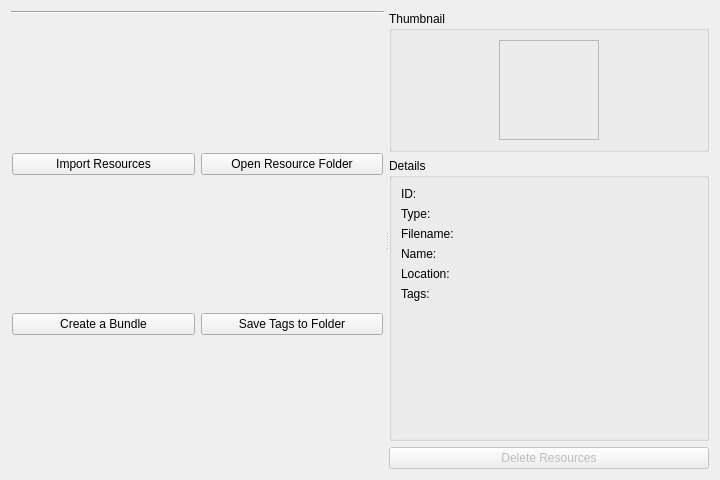
<?xml version="1.0" encoding="UTF-8"?>
<ui version="4.0">
 <class>WdgDlgResourceManager</class>
 <widget class="QWidget" name="WdgDlgResourceManager">
  <property name="geometry">
   <rect>
    <x>0</x>
    <y>0</y>
    <width>720</width>
    <height>480</height>
   </rect>
  </property>
  <property name="minimumSize">
   <size>
    <width>720</width>
    <height>480</height>
   </size>
  </property>
  <layout class="QHBoxLayout" name="horizontalLayout">
   <item>
    <widget class="QSplitter" name="splitter">
     <property name="orientation">
      <enum>Qt::Horizontal</enum>
     </property>
     <property name="handleWidth">
      <number>5</number>
     </property>
     <property name="childrenCollapsible">
      <bool>false</bool>
     </property>
     <widget class="QWidget" name="widget_1" native="true">
      <property name="sizePolicy">
       <sizepolicy hsizetype="Preferred" vsizetype="Preferred">
        <horstretch>0</horstretch>
        <verstretch>0</verstretch>
       </sizepolicy>
      </property>
      <property name="minimumSize">
       <size>
        <width>373</width>
        <height>0</height>
       </size>
      </property>
      <layout class="QVBoxLayout" name="verticalLayout">
       <property name="leftMargin">
        <number>0</number>
       </property>
       <property name="topMargin">
        <number>0</number>
       </property>
       <property name="rightMargin">
        <number>0</number>
       </property>
       <property name="bottomMargin">
        <number>0</number>
       </property>
       <item>
        <layout class="QFormLayout" name="formLayout">
         <property name="sizeConstraint">
          <enum>QLayout::SetDefaultConstraint</enum>
         </property>
         <property name="horizontalSpacing">
          <number>0</number>
         </property>
        </layout>
       </item>
       <item>
        <widget class="Line" name="line">
         <property name="orientation">
          <enum>Qt::Horizontal</enum>
         </property>
        </widget>
       </item>
       <item>
        <widget class="QWidget" name="wdgBundleActions" native="true">
         <layout class="QGridLayout" name="gridLayout">
          <property name="leftMargin">
           <number>1</number>
          </property>
          <property name="topMargin">
           <number>1</number>
          </property>
          <property name="rightMargin">
           <number>1</number>
          </property>
          <property name="bottomMargin">
           <number>1</number>
          </property>
          <item row="0" column="0">
           <widget class="QPushButton" name="btnImportResources">
            <property name="text">
             <string>Import Resources</string>
            </property>
           </widget>
          </item>
          <item row="0" column="1">
           <widget class="QPushButton" name="btnOpenResourceFolder">
            <property name="text">
             <string>Open Resource Folder</string>
            </property>
           </widget>
          </item>
          <item row="1" column="0">
           <widget class="QPushButton" name="btnCreateBundle">
            <property name="text">
             <string>Create a Bundle</string>
            </property>
           </widget>
          </item>
          <item row="1" column="1">
           <widget class="QPushButton" name="btnExtractTagsToResourceFolder">
            <property name="enabled">
             <bool>true</bool>
            </property>
            <property name="toolTip">
             <string>Make a backup of all your tags in the resource folder so they won't get lost on upgrading IKriate</string>
            </property>
            <property name="text">
             <string>Save Tags to Folder</string>
            </property>
           </widget>
          </item>
         </layout>
        </widget>
       </item>
      </layout>
     </widget>
     <widget class="QWidget" name="widget_2" native="true">
      <property name="sizePolicy">
       <sizepolicy hsizetype="MinimumExpanding" vsizetype="Preferred">
        <horstretch>0</horstretch>
        <verstretch>0</verstretch>
       </sizepolicy>
      </property>
      <property name="minimumSize">
       <size>
        <width>320</width>
        <height>0</height>
       </size>
      </property>
      <layout class="QVBoxLayout" name="verticalLayout_2" stretch="0,0,0">
       <property name="leftMargin">
        <number>0</number>
       </property>
       <property name="topMargin">
        <number>0</number>
       </property>
       <property name="rightMargin">
        <number>0</number>
       </property>
       <property name="bottomMargin">
        <number>0</number>
       </property>
       <item>
        <widget class="QGroupBox" name="iconPanel">
         <property name="sizePolicy">
          <sizepolicy hsizetype="Preferred" vsizetype="Fixed">
           <horstretch>0</horstretch>
           <verstretch>0</verstretch>
          </sizepolicy>
         </property>
         <property name="title">
          <string>Thumbnail</string>
         </property>
         <layout class="QHBoxLayout" name="horizontalLayout_2">
          <item>
           <widget class="QLabel" name="lblThumbnail">
            <property name="sizePolicy">
             <sizepolicy hsizetype="Fixed" vsizetype="Fixed">
              <horstretch>0</horstretch>
              <verstretch>0</verstretch>
             </sizepolicy>
            </property>
            <property name="minimumSize">
             <size>
              <width>100</width>
              <height>100</height>
             </size>
            </property>
            <property name="maximumSize">
             <size>
              <width>100</width>
              <height>100</height>
             </size>
            </property>
            <property name="frameShape">
             <enum>QFrame::StyledPanel</enum>
            </property>
            <property name="alignment">
             <set>Qt::AlignCenter</set>
            </property>
           </widget>
          </item>
         </layout>
        </widget>
       </item>
       <item>
        <widget class="QGroupBox" name="groupBox">
         <property name="sizePolicy">
          <sizepolicy hsizetype="Preferred" vsizetype="Expanding">
           <horstretch>0</horstretch>
           <verstretch>0</verstretch>
          </sizepolicy>
         </property>
         <property name="title">
          <string>Details</string>
         </property>
         <layout class="QFormLayout" name="formLayout_2">
          <item row="0" column="0">
           <widget class="QLabel" name="label">
            <property name="text">
             <string>ID:</string>
            </property>
           </widget>
          </item>
          <item row="0" column="1">
           <widget class="KSqueezedTextLabel" name="lblId">
            <property name="textInteractionFlags">
             <set>Qt::LinksAccessibleByMouse|Qt::TextSelectableByMouse</set>
            </property>
           </widget>
          </item>
          <item row="1" column="0">
           <widget class="QLabel" name="label_6">
            <property name="text">
             <string>Type:</string>
            </property>
           </widget>
          </item>
          <item row="2" column="0">
           <widget class="QLabel" name="label_2">
            <property name="text">
             <string>Filename:</string>
            </property>
           </widget>
          </item>
          <item row="3" column="0">
           <widget class="QLabel" name="label_3">
            <property name="text">
             <string>Name:</string>
            </property>
           </widget>
          </item>
          <item row="4" column="0">
           <widget class="QLabel" name="label_4">
            <property name="text">
             <string>Location:</string>
            </property>
           </widget>
          </item>
          <item row="5" column="0">
           <widget class="QLabel" name="label_5">
            <property name="text">
             <string>Tags:</string>
            </property>
            <property name="alignment">
             <set>Qt::AlignLeading|Qt::AlignLeft|Qt::AlignTop</set>
            </property>
           </widget>
          </item>
          <item row="2" column="1">
           <widget class="KSqueezedTextLabel" name="lblFilename">
            <property name="textInteractionFlags">
             <set>Qt::LinksAccessibleByMouse|Qt::TextSelectableByMouse</set>
            </property>
           </widget>
          </item>
          <item row="4" column="1">
           <widget class="KSqueezedTextLabel" name="lblLocation">
            <property name="textInteractionFlags">
             <set>Qt::LinksAccessibleByMouse|Qt::TextSelectableByMouse</set>
            </property>
           </widget>
          </item>
          <item row="1" column="1">
           <widget class="KSqueezedTextLabel" name="lblMetadata">
            <property name="textInteractionFlags">
             <set>Qt::LinksAccessibleByMouse|Qt::TextSelectableByMouse</set>
            </property>
           </widget>
          </item>
          <item row="3" column="1">
           <widget class="KSqueezedTextLabel" name="lneName"/>
          </item>
          <item row="5" column="1">
           <widget class="KisTagSelectionWidget" name="wdgResourcesTags" native="true"/>
          </item>
         </layout>
        </widget>
       </item>
       <item>
        <widget class="QPushButton" name="btnDeleteResource">
         <property name="enabled">
          <bool>false</bool>
         </property>
         <property name="text">
          <string>Delete Resources</string>
         </property>
        </widget>
       </item>
      </layout>
     </widget>
    </widget>
   </item>
  </layout>
 </widget>
 <customwidgets>
  <customwidget>
   <class>KSqueezedTextLabel</class>
   <extends>QLabel</extends>
   <header>ksqueezedtextlabel.h</header>
  </customwidget>
  <customwidget>
   <class>KisTagSelectionWidget</class>
   <extends>QWidget</extends>
   <header>KisTagSelectionWidget.h</header>
  </customwidget>
 </customwidgets>
 <tabstops>
  <tabstop>btnImportResources</tabstop>
  <tabstop>btnOpenResourceFolder</tabstop>
  <tabstop>btnCreateBundle</tabstop>
  <tabstop>btnExtractTagsToResourceFolder</tabstop>
 </tabstops>
 <resources/>
 <connections/>
</ui>
